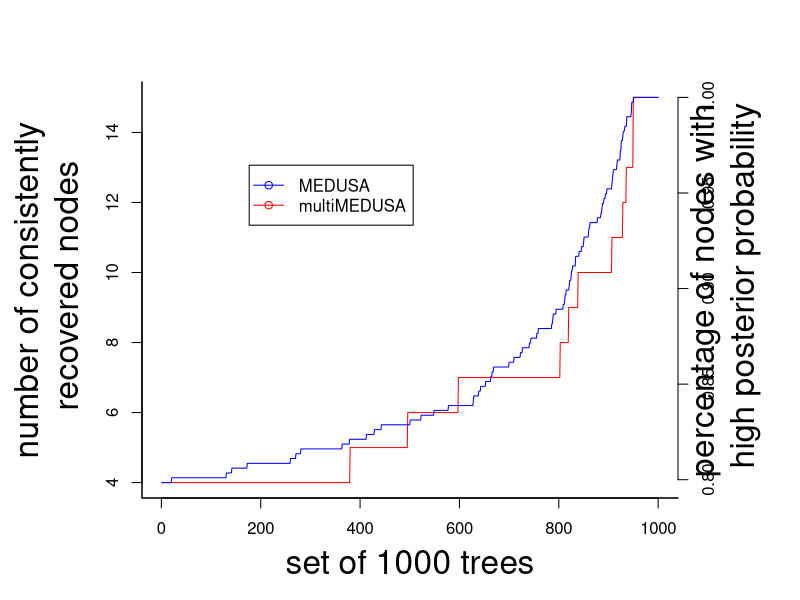
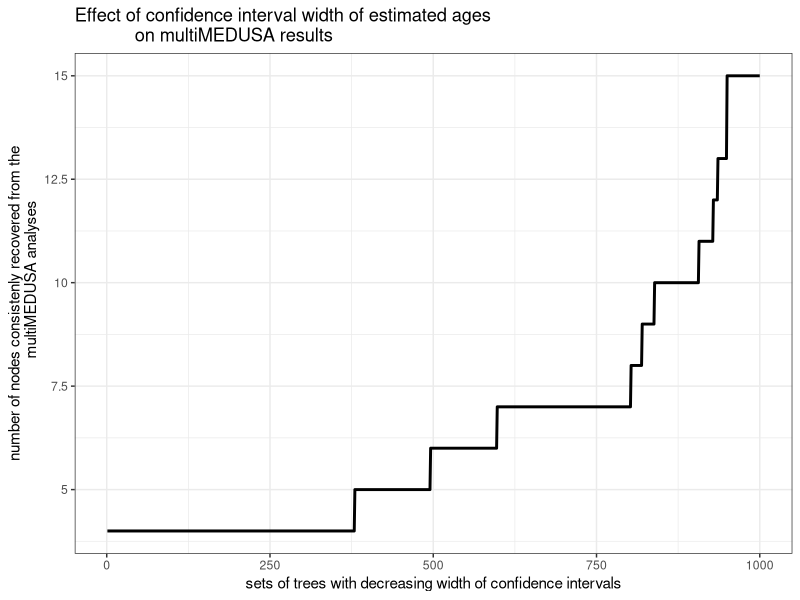
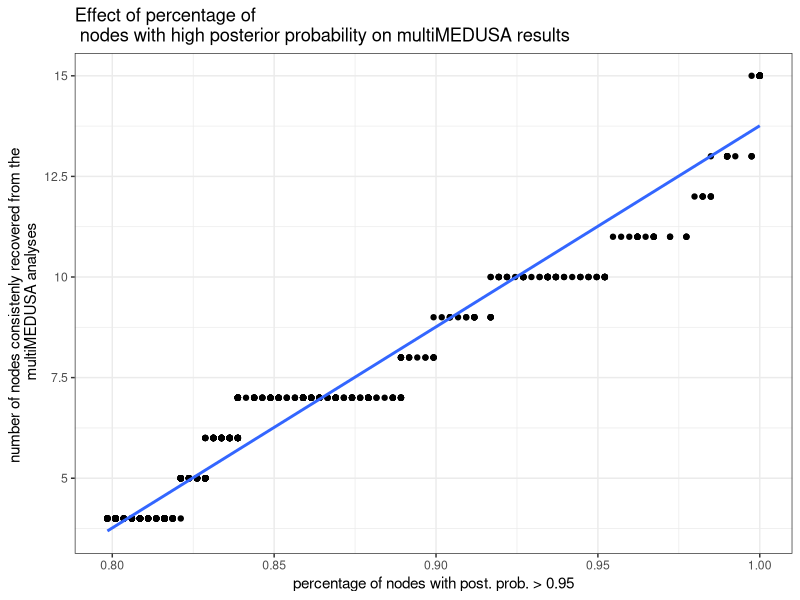

Generate these figures, in order, with R:
# This code plots for each of the set of 1000 trees:
# * the percentage of node splits with hight posterior probability (> 0.95)
# * the number of nodes consistenly recovered across the set of 1000 trees, which 
#   is the number of node splits found in more than 950 trees.
library(ggplot2)

multimedusa <- read.csv("ancillary/supp_mat_14-consistently_recovered_splits_multimedusa_variable_topology.csv", header=FALSE)
medusa      <- read.csv("ancillary/supp_mat_16-percentage_nodes_high_post_prob.csv", header=FALSE)

#png(filename="figures/plot_medusa_multimedusa_tests.png")
par(bty="l", cex.main=2, cex.lab=2)
par(mar=c(5,7,4,6)+0.1)

plot(multimedusa$V1, multimedusa$V2, col="red", type="l", xlab="set of 1000 trees",
      ylab="number of consistently\n recovered nodes")

par(new=TRUE)
plot(medusa$V1, medusa$V2, col="blue", type="l", xaxt="n", yaxt="n", xlab="", ylab="")
axis(4)
mtext("percentage of nodes with\n high posterior probability", side=4, line=3, cex=2)
legend("topleft", legend=c("MEDUSA","multiMEDUSA"), lty=1, pch=1, col=c("blue","red"), inset=0.2)

#dev.off()


## plot percentage of good nodes versus consistently recovered nodes
par(new=TRUE)
svg(filename="ancillary/fig05.svg")
data <- as.data.frame(cbind(medusa$V2, multimedusa$V2))
p <- qplot(data$V1, data$V2, geom="point")
p + geom_smooth(method="lm", se=FALSE, aes(data$V1))    + 
    scale_y_continuous(breaks=c(5, 7.5, 10, 12.5, 15), 
    labels=c("5", "7.5", "10", "12.5", "15"))           + 
    labs(title="Effect of percentage of \n nodes with high posterior probability on multiMEDUSA results") +
    xlab("percentage of nodes with post. prob. > 0.95") +
    ylab("number of nodes consistenly recovered from the \n multiMEDUSA analyses") +
    theme_bw()
dev.off()


## plot width of confidence intervals for estimated ages versus consistently recovered nodes
multimedusa <- read.csv("output/multimedusa_output.csv", header=FALSE)
par(new=TRUE)
#png(filename="figures/plot_multimedusa_tests_on_confidence_intervals.png")
p <- qplot(multimedusa$V1, multimedusa$V2, geom="line",  size=I(1),
            main="Effect of confidence interval width of estimated ages
            on multiMEDUSA results",
            xlab="sets of trees with decreasing width of confidence intervals",
            ylab="number of nodes consistenly recovered from the
            multiMEDUSA analyses")
p + scale_y_continuous(breaks=c(5, 7.5, 10, 12.5, 15), 
                       labels=c("5", "7.5", "10", "12.5", "15")) + theme_bw()
#dev.off()
